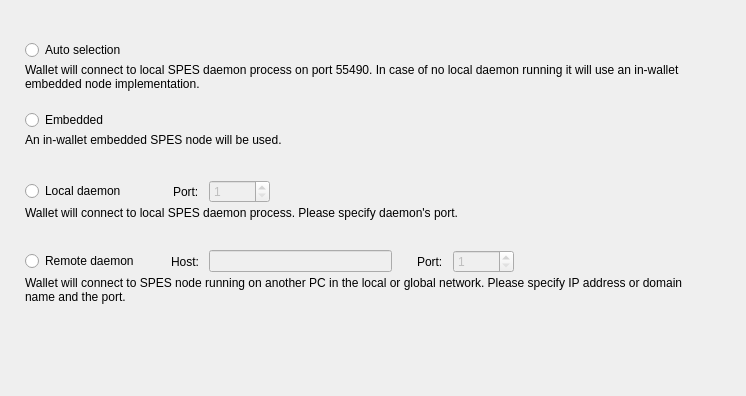
<?xml version="1.0" encoding="UTF-8"?>
<ui version="4.0">
 <class>ConnectionOptionsFrame</class>
 <widget class="QFrame" name="ConnectionOptionsFrame">
  <property name="geometry">
   <rect>
    <x>0</x>
    <y>0</y>
    <width>746</width>
    <height>396</height>
   </rect>
  </property>
  <property name="windowTitle">
   <string>Frame</string>
  </property>
  <property name="frameShape">
   <enum>QFrame::NoFrame</enum>
  </property>
  <property name="frameShadow">
   <enum>QFrame::Raised</enum>
  </property>
  <layout class="QVBoxLayout" name="verticalLayout_5">
   <property name="spacing">
    <number>0</number>
   </property>
   <property name="leftMargin">
    <number>25</number>
   </property>
   <property name="topMargin">
    <number>40</number>
   </property>
   <property name="rightMargin">
    <number>49</number>
   </property>
   <item>
    <widget class="QWidget" name="widget" native="true">
     <property name="sizePolicy">
      <sizepolicy hsizetype="Preferred" vsizetype="Fixed">
       <horstretch>0</horstretch>
       <verstretch>0</verstretch>
      </sizepolicy>
     </property>
     <property name="minimumSize">
      <size>
       <width>0</width>
       <height>70</height>
      </size>
     </property>
     <property name="maximumSize">
      <size>
       <width>16777215</width>
       <height>70</height>
      </size>
     </property>
     <layout class="QVBoxLayout" name="verticalLayout" stretch="0,1">
      <property name="spacing">
       <number>3</number>
      </property>
      <property name="leftMargin">
       <number>0</number>
      </property>
      <property name="topMargin">
       <number>0</number>
      </property>
      <property name="rightMargin">
       <number>0</number>
      </property>
      <property name="bottomMargin">
       <number>0</number>
      </property>
      <item>
       <widget class="QRadioButton" name="m_autoRadio">
        <property name="text">
         <string>Auto selection</string>
        </property>
        <attribute name="buttonGroup">
         <string notr="true">m_connectionButtonGroup</string>
        </attribute>
       </widget>
      </item>
      <item alignment="Qt::AlignTop">
       <widget class="WalletGui::WalletSmallGrayTextLabel" name="m_autoHelperLabel">
        <property name="text">
         <string>Wallet will connect to local SPES daemon process on port 55490. In case of no local daemon running it will use an in-wallet embedded node implementation.</string>
        </property>
        <property name="alignment">
         <set>Qt::AlignLeading|Qt::AlignLeft|Qt::AlignTop</set>
        </property>
        <property name="wordWrap">
         <bool>true</bool>
        </property>
        <property name="indent">
         <number>0</number>
        </property>
       </widget>
      </item>
     </layout>
    </widget>
   </item>
   <item>
    <widget class="QWidget" name="widget_2" native="true">
     <property name="sizePolicy">
      <sizepolicy hsizetype="Preferred" vsizetype="Fixed">
       <horstretch>0</horstretch>
       <verstretch>0</verstretch>
      </sizepolicy>
     </property>
     <property name="minimumSize">
      <size>
       <width>0</width>
       <height>70</height>
      </size>
     </property>
     <property name="maximumSize">
      <size>
       <width>16777215</width>
       <height>70</height>
      </size>
     </property>
     <layout class="QVBoxLayout" name="verticalLayout_2" stretch="0,1">
      <property name="spacing">
       <number>3</number>
      </property>
      <property name="leftMargin">
       <number>0</number>
      </property>
      <property name="topMargin">
       <number>0</number>
      </property>
      <property name="rightMargin">
       <number>0</number>
      </property>
      <property name="bottomMargin">
       <number>0</number>
      </property>
      <item>
       <widget class="QRadioButton" name="m_embeddedRadio">
        <property name="text">
         <string>Embedded</string>
        </property>
        <attribute name="buttonGroup">
         <string notr="true">m_connectionButtonGroup</string>
        </attribute>
       </widget>
      </item>
      <item alignment="Qt::AlignTop">
       <widget class="WalletGui::WalletSmallGrayTextLabel" name="m_embeddedHelperLabel">
        <property name="text">
         <string>An in-wallet embedded SPES node will be used.</string>
        </property>
        <property name="alignment">
         <set>Qt::AlignLeading|Qt::AlignLeft|Qt::AlignTop</set>
        </property>
        <property name="wordWrap">
         <bool>true</bool>
        </property>
        <property name="indent">
         <number>0</number>
        </property>
       </widget>
      </item>
     </layout>
    </widget>
   </item>
   <item>
    <widget class="QWidget" name="widget_3" native="true">
     <property name="sizePolicy">
      <sizepolicy hsizetype="Preferred" vsizetype="Fixed">
       <horstretch>0</horstretch>
       <verstretch>0</verstretch>
      </sizepolicy>
     </property>
     <property name="minimumSize">
      <size>
       <width>0</width>
       <height>70</height>
      </size>
     </property>
     <property name="maximumSize">
      <size>
       <width>16777215</width>
       <height>70</height>
      </size>
     </property>
     <layout class="QVBoxLayout" name="verticalLayout_3" stretch="0,1">
      <property name="spacing">
       <number>3</number>
      </property>
      <property name="leftMargin">
       <number>0</number>
      </property>
      <property name="topMargin">
       <number>0</number>
      </property>
      <property name="rightMargin">
       <number>0</number>
      </property>
      <property name="bottomMargin">
       <number>0</number>
      </property>
      <item>
       <layout class="QHBoxLayout" name="horizontalLayout">
        <property name="spacing">
         <number>10</number>
        </property>
        <item>
         <widget class="QRadioButton" name="m_localRadio">
          <property name="text">
           <string>Local daemon</string>
          </property>
          <attribute name="buttonGroup">
           <string notr="true">m_connectionButtonGroup</string>
          </attribute>
         </widget>
        </item>
        <item>
         <spacer name="horizontalSpacer">
          <property name="orientation">
           <enum>Qt::Horizontal</enum>
          </property>
          <property name="sizeType">
           <enum>QSizePolicy::Fixed</enum>
          </property>
          <property name="sizeHint" stdset="0">
           <size>
            <width>37</width>
            <height>20</height>
           </size>
          </property>
         </spacer>
        </item>
        <item>
         <widget class="QLabel" name="label">
          <property name="text">
           <string>Port:</string>
          </property>
         </widget>
        </item>
        <item alignment="Qt::AlignVCenter">
         <widget class="QSpinBox" name="m_localPortSpin">
          <property name="enabled">
           <bool>false</bool>
          </property>
          <property name="minimum">
           <number>1</number>
          </property>
          <property name="maximum">
           <number>65535</number>
          </property>
          <property name="value">
           <number>1</number>
          </property>
         </widget>
        </item>
        <item>
         <spacer name="horizontalSpacer_2">
          <property name="orientation">
           <enum>Qt::Horizontal</enum>
          </property>
          <property name="sizeHint" stdset="0">
           <size>
            <width>40</width>
            <height>20</height>
           </size>
          </property>
         </spacer>
        </item>
       </layout>
      </item>
      <item alignment="Qt::AlignTop">
       <widget class="WalletGui::WalletSmallGrayTextLabel" name="m_localHelperLabel">
        <property name="text">
         <string>Wallet will connect to local SPES daemon process. Please specify daemon's port.</string>
        </property>
        <property name="alignment">
         <set>Qt::AlignLeading|Qt::AlignLeft|Qt::AlignTop</set>
        </property>
        <property name="wordWrap">
         <bool>true</bool>
        </property>
        <property name="indent">
         <number>0</number>
        </property>
       </widget>
      </item>
     </layout>
    </widget>
   </item>
   <item>
    <widget class="QWidget" name="widget_4" native="true">
     <property name="sizePolicy">
      <sizepolicy hsizetype="Preferred" vsizetype="Fixed">
       <horstretch>0</horstretch>
       <verstretch>0</verstretch>
      </sizepolicy>
     </property>
     <property name="minimumSize">
      <size>
       <width>0</width>
       <height>70</height>
      </size>
     </property>
     <property name="maximumSize">
      <size>
       <width>16777215</width>
       <height>70</height>
      </size>
     </property>
     <layout class="QVBoxLayout" name="verticalLayout_4" stretch="0,1">
      <property name="spacing">
       <number>3</number>
      </property>
      <property name="leftMargin">
       <number>0</number>
      </property>
      <property name="topMargin">
       <number>0</number>
      </property>
      <property name="rightMargin">
       <number>0</number>
      </property>
      <property name="bottomMargin">
       <number>0</number>
      </property>
      <item>
       <layout class="QHBoxLayout" name="horizontalLayout_2">
        <property name="spacing">
         <number>10</number>
        </property>
        <item>
         <widget class="QRadioButton" name="m_remoteRadio">
          <property name="text">
           <string>Remote daemon</string>
          </property>
          <attribute name="buttonGroup">
           <string notr="true">m_connectionButtonGroup</string>
          </attribute>
         </widget>
        </item>
        <item>
         <spacer name="horizontalSpacer_3">
          <property name="orientation">
           <enum>Qt::Horizontal</enum>
          </property>
          <property name="sizeType">
           <enum>QSizePolicy::Fixed</enum>
          </property>
          <property name="sizeHint" stdset="0">
           <size>
            <width>22</width>
            <height>20</height>
           </size>
          </property>
         </spacer>
        </item>
        <item>
         <widget class="QLabel" name="label_2">
          <property name="text">
           <string>Host:</string>
          </property>
         </widget>
        </item>
        <item>
         <widget class="QLineEdit" name="m_remoteHostEdit">
          <property name="enabled">
           <bool>false</bool>
          </property>
         </widget>
        </item>
        <item>
         <spacer name="horizontalSpacer_5">
          <property name="orientation">
           <enum>Qt::Horizontal</enum>
          </property>
          <property name="sizeType">
           <enum>QSizePolicy::Fixed</enum>
          </property>
          <property name="sizeHint" stdset="0">
           <size>
            <width>15</width>
            <height>20</height>
           </size>
          </property>
         </spacer>
        </item>
        <item>
         <widget class="QLabel" name="label_3">
          <property name="text">
           <string>Port:</string>
          </property>
         </widget>
        </item>
        <item alignment="Qt::AlignVCenter">
         <widget class="QSpinBox" name="m_remotePortSpin">
          <property name="enabled">
           <bool>false</bool>
          </property>
          <property name="minimum">
           <number>1</number>
          </property>
          <property name="maximum">
           <number>65535</number>
          </property>
          <property name="value">
           <number>1</number>
          </property>
         </widget>
        </item>
        <item>
         <spacer name="horizontalSpacer_4">
          <property name="orientation">
           <enum>Qt::Horizontal</enum>
          </property>
          <property name="sizeHint" stdset="0">
           <size>
            <width>40</width>
            <height>20</height>
           </size>
          </property>
         </spacer>
        </item>
       </layout>
      </item>
      <item alignment="Qt::AlignTop">
       <widget class="WalletGui::WalletSmallGrayTextLabel" name="m_remoteHelperLabel">
        <property name="text">
         <string>Wallet will connect to SPES node running on another PC in the local or global network. Please specify IP address or domain name and the port.</string>
        </property>
        <property name="alignment">
         <set>Qt::AlignLeading|Qt::AlignLeft|Qt::AlignTop</set>
        </property>
        <property name="wordWrap">
         <bool>true</bool>
        </property>
        <property name="indent">
         <number>0</number>
        </property>
       </widget>
      </item>
     </layout>
    </widget>
   </item>
   <item>
    <spacer name="verticalSpacer">
     <property name="orientation">
      <enum>Qt::Vertical</enum>
     </property>
     <property name="sizeHint" stdset="0">
      <size>
       <width>665</width>
       <height>61</height>
      </size>
     </property>
    </spacer>
   </item>
  </layout>
 </widget>
 <customwidgets>
  <customwidget>
   <class>WalletGui::WalletSmallGrayTextLabel</class>
   <extends>QLabel</extends>
   <header>Gui/Common/WalletTextLabel.h</header>
  </customwidget>
 </customwidgets>
 <resources/>
 <connections>
  <connection>
   <sender>m_remoteHostEdit</sender>
   <signal>textChanged(QString)</signal>
   <receiver>ConnectionOptionsFrame</receiver>
   <slot>remoteHostNameChanged(QString)</slot>
   <hints>
    <hint type="sourcelabel">
     <x>390</x>
     <y>319</y>
    </hint>
    <hint type="destinationlabel">
     <x>372</x>
     <y>197</y>
    </hint>
   </hints>
  </connection>
  <connection>
   <sender>m_connectionButtonGroup</sender>
   <signal>buttonClicked(int)</signal>
   <receiver>ConnectionOptionsFrame</receiver>
   <slot>connectionButtonClicked(int)</slot>
   <hints>
    <hint type="sourcelabel">
     <x>-1</x>
     <y>-1</y>
    </hint>
    <hint type="destinationlabel">
     <x>372</x>
     <y>197</y>
    </hint>
   </hints>
  </connection>
  <connection>
   <sender>m_remoteRadio</sender>
   <signal>toggled(bool)</signal>
   <receiver>m_remoteHostEdit</receiver>
   <slot>setEnabled(bool)</slot>
   <hints>
    <hint type="sourcelabel">
     <x>88</x>
     <y>264</y>
    </hint>
    <hint type="destinationlabel">
     <x>312</x>
     <y>263</y>
    </hint>
   </hints>
  </connection>
  <connection>
   <sender>m_remoteRadio</sender>
   <signal>toggled(bool)</signal>
   <receiver>m_remotePortSpin</receiver>
   <slot>setEnabled(bool)</slot>
   <hints>
    <hint type="sourcelabel">
     <x>88</x>
     <y>264</y>
    </hint>
    <hint type="destinationlabel">
     <x>498</x>
     <y>263</y>
    </hint>
   </hints>
  </connection>
  <connection>
   <sender>m_localRadio</sender>
   <signal>toggled(bool)</signal>
   <receiver>m_localPortSpin</receiver>
   <slot>setEnabled(bool)</slot>
   <hints>
    <hint type="sourcelabel">
     <x>81</x>
     <y>194</y>
    </hint>
    <hint type="destinationlabel">
     <x>270</x>
     <y>193</y>
    </hint>
   </hints>
  </connection>
 </connections>
 <slots>
  <slot>remoteHostNameChanged(QString)</slot>
  <slot>connectionButtonClicked(int)</slot>
 </slots>
 <buttongroups>
  <buttongroup name="m_connectionButtonGroup"/>
 </buttongroups>
</ui>
